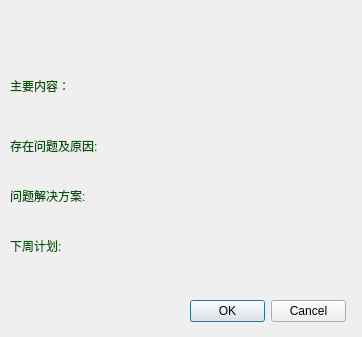
<?xml version="1.0" encoding="UTF-8"?>
<ui version="4.0">
 <class>Daily</class>
 <widget class="QDialog" name="Daily">
  <property name="geometry">
   <rect>
    <x>0</x>
    <y>0</y>
    <width>362</width>
    <height>337</height>
   </rect>
  </property>
  <property name="windowTitle">
   <string>Dialog</string>
  </property>
  <property name="styleSheet">
   <string notr="true">QDialog#Daily{
	background-image:url(img/daily.jpg);
}</string>
  </property>
  <widget class="QDialogButtonBox" name="buttonBox">
   <property name="geometry">
    <rect>
     <x>190</x>
     <y>300</y>
     <width>156</width>
     <height>23</height>
    </rect>
   </property>
   <property name="orientation">
    <enum>Qt::Horizontal</enum>
   </property>
   <property name="standardButtons">
    <set>QDialogButtonBox::Cancel|QDialogButtonBox::Ok</set>
   </property>
  </widget>
  <widget class="QLabel" name="label">
   <property name="geometry">
    <rect>
     <x>10</x>
     <y>70</y>
     <width>91</width>
     <height>31</height>
    </rect>
   </property>
   <property name="styleSheet">
    <string notr="true">font: 75 14pt &quot;黑体&quot;;
color:rgb(0, 85, 0);</string>
   </property>
   <property name="text">
    <string>主要内容：</string>
   </property>
  </widget>
  <widget class="QTextEdit" name="content">
   <property name="geometry">
    <rect>
     <x>130</x>
     <y>60</y>
     <width>221</width>
     <height>61</height>
    </rect>
   </property>
   <property name="styleSheet">
    <string notr="true">QTextEdit#content{
	background:transparent;
}  
     
</string>
   </property>
  </widget>
  <widget class="QLabel" name="label_2">
   <property name="geometry">
    <rect>
     <x>10</x>
     <y>130</y>
     <width>121</width>
     <height>31</height>
    </rect>
   </property>
   <property name="styleSheet">
    <string notr="true">font: 75 12pt &quot;黑体&quot;;
color:rgb(0, 85, 0);</string>
   </property>
   <property name="text">
    <string>存在问题及原因:</string>
   </property>
  </widget>
  <widget class="QTextEdit" name="problem">
   <property name="geometry">
    <rect>
     <x>130</x>
     <y>130</y>
     <width>221</width>
     <height>41</height>
    </rect>
   </property>
   <property name="styleSheet">
    <string notr="true">QTextEdit#problem{
	background:transparent;
}  </string>
   </property>
  </widget>
  <widget class="QLabel" name="label_3">
   <property name="geometry">
    <rect>
     <x>10</x>
     <y>180</y>
     <width>121</width>
     <height>31</height>
    </rect>
   </property>
   <property name="styleSheet">
    <string notr="true">font: 75 12pt &quot;黑体&quot;;
color:rgb(0, 85, 0);</string>
   </property>
   <property name="text">
    <string>问题解决方案:</string>
   </property>
  </widget>
  <widget class="QTextEdit" name="solution">
   <property name="geometry">
    <rect>
     <x>130</x>
     <y>180</y>
     <width>221</width>
     <height>41</height>
    </rect>
   </property>
   <property name="styleSheet">
    <string notr="true">QTextEdit#solution{
	background:transparent;
}  </string>
   </property>
  </widget>
  <widget class="QLabel" name="label_4">
   <property name="geometry">
    <rect>
     <x>10</x>
     <y>230</y>
     <width>121</width>
     <height>31</height>
    </rect>
   </property>
   <property name="styleSheet">
    <string notr="true">font: 75 12pt &quot;黑体&quot;;
color:rgb(0, 85, 0);</string>
   </property>
   <property name="text">
    <string>下周计划:</string>
   </property>
  </widget>
  <widget class="QTextEdit" name="plan">
   <property name="geometry">
    <rect>
     <x>130</x>
     <y>230</y>
     <width>221</width>
     <height>41</height>
    </rect>
   </property>
   <property name="styleSheet">
    <string notr="true">QTextEdit#plan{
	background:transparent;
}  </string>
   </property>
  </widget>
 </widget>
 <tabstops>
  <tabstop>buttonBox</tabstop>
 </tabstops>
 <resources/>
 <connections>
  <connection>
   <sender>buttonBox</sender>
   <signal>accepted()</signal>
   <receiver>Daily</receiver>
   <slot>accept()</slot>
   <hints>
    <hint type="sourcelabel">
     <x>345</x>
     <y>290</y>
    </hint>
    <hint type="destinationlabel">
     <x>157</x>
     <y>274</y>
    </hint>
   </hints>
  </connection>
  <connection>
   <sender>buttonBox</sender>
   <signal>rejected()</signal>
   <receiver>Daily</receiver>
   <slot>reject()</slot>
   <hints>
    <hint type="sourcelabel">
     <x>345</x>
     <y>290</y>
    </hint>
    <hint type="destinationlabel">
     <x>286</x>
     <y>274</y>
    </hint>
   </hints>
  </connection>
 </connections>
</ui>
